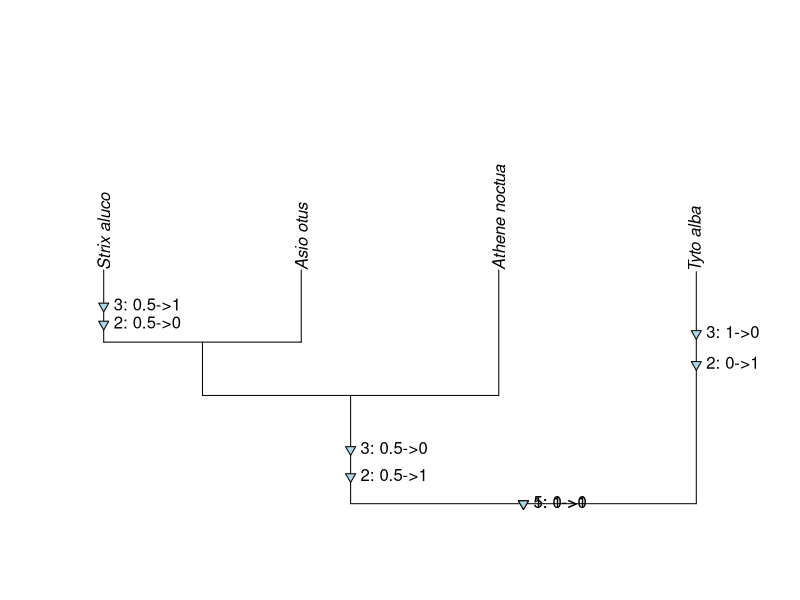

This chart was generated by the following R code:
library(phytools)
library(phangorn)


# make fake data
s <- "owls(((Strix_aluco:4.2,Asio_otus:4.2):3.1,Athene_noctua:7.3):6.3,Tyto_alba:13.5);"
testT <- read.tree(text=s)
testChar <- rbind(
			c(1,0,1,1,0), 
			c(1,1,0,1,0), 
			c(0,0,1,1,1), 
			c(1,1,0,1,0)
			)
rownames(testChar) <- testT$tip.label

# convert fake data to phyDat format for phangorn
testPhy <- as.phyDat(testChar, type="USER", levels=c(0,1))

# scale tree by characer change number. We'll use this later for plotting
rescaled <- acctran(testT, testPhy)

# use acctran to get ancestral states
aceTree <- pace(testT, testPhy, "ACCTRAN", return="prob")

##############################
#      Make the plot!        #
##############################
# Any data you can arrange into this type of object will plot. 
# changeMat is a matrix where each row is an edge number, each column is a trait, and each cell is a reconstruction
# can be from acctran, or simmap, or ace, or whatever
changeMat <- matrix(nrow=length(aceTree), ncol=ncol(testChar))
for (i in 1:length(aceTree))	{
	changeMat[i,] <-  aceTree[[i]][,2]
}
rownames(changeMat) <- 1:nrow(changeMat)

# extract edge matarix
eMat <- testT$edge

# get characters of ancestor and descendent of each edge
Ancest <- changeMat[as.character(eMat[,1]),]
Descend <- changeMat[as.character(eMat[,2]),]

# make the phylo
par(mar=c(4,4,4,4))
plot(testT, direction="up")

# extract some plotting parameters
#plot(rescaled)
lastPP <- get("last_plot.phylo", envir = .PlotPhyloEnv)

# find which characters change on each edge
for (i in 1:nrow(eMat))	{
	# find which characters changed (which ancestor states != descendent states for each edge)
	changeVec <- Ancest[i,] - Descend[i,]
	Chars <- which(abs(changeVec) > 0)
	# if any change happened..
	if (length(Chars) > 0)	{
		Reformat <- sapply(Chars, function(x) paste(x, ": ", Ancest[i,x], "->", Descend[i,x], sep=""))
#		edgelabels(i, bg=NULL, frame="none", text=paste(Reformat, collapse="\n"), pos=1)
#		edgelabels(edge=i, bg=NULL, frame="none", pch=16)

		if (lastPP$direction %in% c("rightwards", "leftwards"))	{
			xloc_b <- lastPP$xx[rescaled$edge[i,1]]
			xloc_e <- lastPP$xx[i]
			xRange <- ( xloc_e - xloc_b ) / (length(Chars) + 2)
			yloc <- lastPP$yy[i]
		}
		else	{
			yloc_b <- lastPP$yy[rescaled$edge[i,1]]
			yloc_e <- lastPP$yy[i]
			yRange <- ( yloc_e - yloc_b ) / (length(Chars) + 2)
			xloc <- lastPP$xx[i]

		}
		# add the change on the tree on the right branch
		for (j in 1:length(Chars))	{
			if (lastPP$direction %in% c("rightwards", "leftwards"))	{
				points(xloc_b+(j*xRange), yloc, pch=25, bg="lightblue")
				text(xloc_b+(j*xRange), yloc, Reformat[j], pos=4, srt=270, offset=1, xpd=NA)
			}
			else	{
				points(xloc, yloc_b+(j*yRange), pch=25, bg="lightblue")
				text(xloc, yloc_b+(j*yRange), Reformat[j], pos=4, xpd=NA)				
			}		
		}
	}

}
